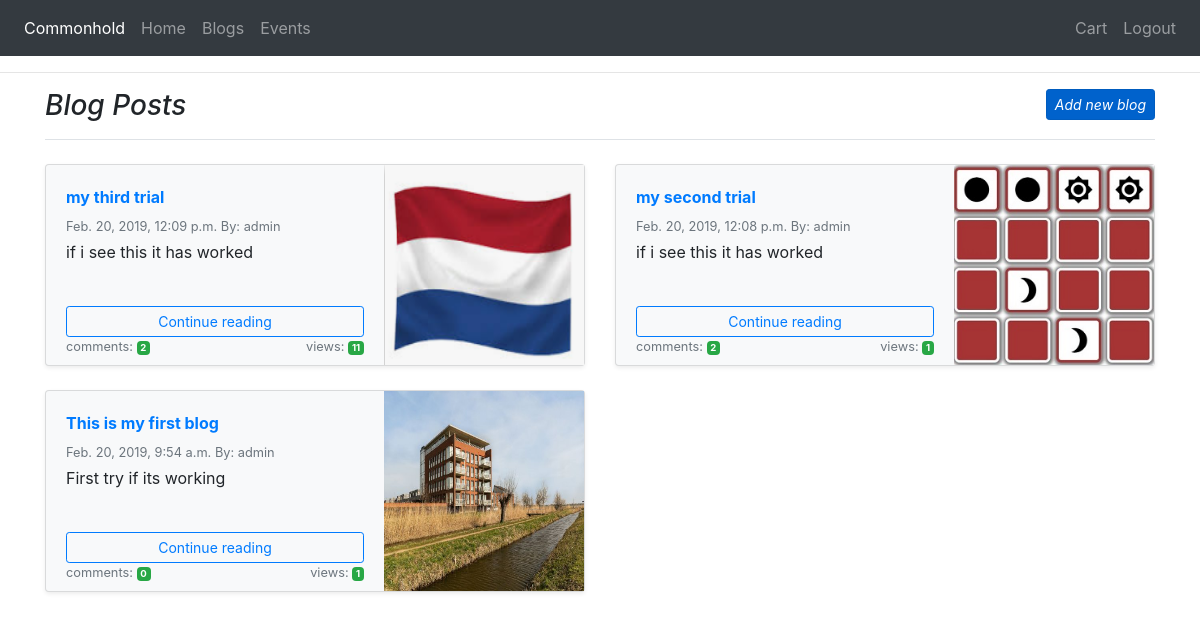
/blogs/blogs/ (signed in), run on an earlier commit of the app's database.
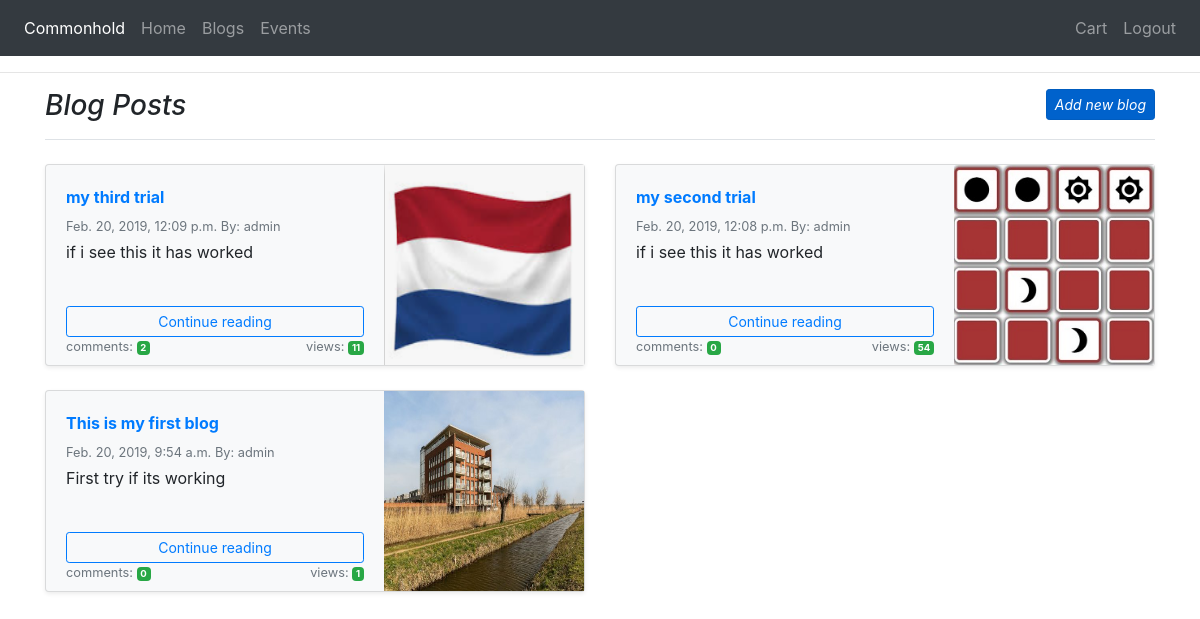
And on a later commit of the database.
### blogs/models.py (models this page shows, shortened)
class Blog(models.Model):
    author = models.ForeignKey(User, on_delete=models.CASCADE, related_name="blog_author")
    title = models.CharField(max_length=200)
    content = models.TextField()
    published_date = models.DateTimeField(auto_now_add=True)
    views = models.IntegerField(default=0)
    blog_image = models.ImageField(upload_to="images", blank=True, null=True)

### blogs/views.py (the view)
def get_blogs(request):
    if request.user.is_authenticated:
        blogs = Blog.objects.filter(published_date__lte=timezone.now()).order_by('-published_date')
        return render(request, "blogposts.html", {'blogs': blogs})
    else:
        return redirect(reverse('index'))

### cart/contexts.py (called while the page is built)
def cart_contents(request):
    cart = request.session.get('cart', {})
    cart_items = []
    total = 0
    product_count = 0
    for id, quantity in cart.items():
        event = get_object_or_404(Event, pk=id)
        total += quantity * event.price
        product_count += quantity
        cart_items.append({'id':id, 'quantity': quantity, 'event': event})
    return { 'cart_items': cart_items, 'total': total,
        'product_count': product_count }

### blogs/templates/blogposts.html
{% extends 'base.html' %}
{% block content %}
<div class="container">
   <h3 class="pb-3 mb-4 font-italic border-bottom">
      Blog Posts <a href="{% url 'new_blog' %}" class="btn btn-primary btn-sm active floatright" role="button" aria-pressed="true">Add new blog</a>
   </h3>
   <div class="row">
      {% for blog in blogs %}
      <div class="col-md-6">
         <div class="card flex-md-row mb-4 shadow-sm h-md-250 bg-light">
            <div class="card-body d-flex flex-column less-padding-bottom">
                <strong class="d-inline-block mb-2 text-primary">{{blog.title}}</strong>
                <div class="mb-1 text-muted small">{{blog.published_date}} By: {{blog.author}} </div>
                <p class="card-text mb-auto">{{blog.content|truncatewords:12}}</p>
                <a class="btn btn-outline-primary btn-sm" role="button" href="{% url 'blog_detail' blog.id %}">Continue reading</a>
                <div class="mb-1 text-muted small">
                   <span>comments: </span><span class="badge badge-success">{{ blog.comment_blog.count }}</span>
                   <span class="floatright">views: <span class="badge badge-success">{{blog.views}}</span></span>
                </div>
            </div>
            <img class="card-img-right flex-auto d-none d-lg-block" alt="Thumbnail [200x250]" src="{{ MEDIA_URL }}{{ blog.blog_image }}" style="width: 200px; height: 200px;">
         </div>
      </div>
    {% endfor %}
   </div>
</div>
{% endblock %}

### templates/base.html (shortened to what this page needs)
{% load staticfiles %}
<!DOCTYPE html>
<html lang="en">
<head>
    <link rel="stylesheet" href="https://stackpath.bootstrapcdn.com/font-awesome/4.7.0/css/font-awesome.min.css" type="text/css" />
    <link rel="stylesheet" href="https://stackpath.bootstrapcdn.com/bootstrap/4.2.1/css/bootstrap.min.css">
    <link rel="stylesheet" href="{% static 'css/custom.css' %}">
</head>
<body>
<nav class="navbar navbar-expand-md navbar-dark bg-dark">
    <div class="navbar-collapse collapse w-100 order-1 order-md-0 dual-collapse2">
        <ul class="navbar-nav mr-auto">
            <li class="nav-item active">
                <a class="nav-link" href="{% url 'index' %}">Commonhold</a>
            </li>
            {% if user.is_authenticated %}
            <li class="nav-item">
                <a class="nav-link" href="{% url 'overview' %}">Home</a>
            </li>
            <li class="nav-item">
                <a class="nav-link" href="{% url 'get_blogs' %}">Blogs</a>
            </li>
            <li class="nav-item">
                <a class="nav-link" href="{% url 'get_events' %}">Events</a>
            </li>
            {% endif %}
        </ul>
    </div>
    <div class="navbar-collapse collapse w-100 order-3 dual-collapse2">
        <ul class="navbar-nav ml-auto">
        {% if user.is_authenticated %}
            <li class="nav-item">
                <a class="nav-link" href="{% url 'view_cart' %}">Cart</a>
            </li>
            <li class="nav-item">
                <a class="nav-link" href="{% url 'logout' %}">Logout</a>
            </li>
        {% else %}
            <li class="nav-item">
                <a class="nav-link" href="{% url 'SignIn' %}">SignIn</a>
            </li>
        {% endif %}
        </ul>
    </div>
</nav>
<hr>
{% block content %}
{% endblock %}
</body>
</html>

### static/css/custom.css (style rules this page uses)
.less-padding-bottom { padding-bottom: 4px !important }
.floatright { float: right !important }

What changed in the data, as far as the page shows it:
changed Blog "my second trial": comment_blog.count "2" → "0"; views "1" → "54"
